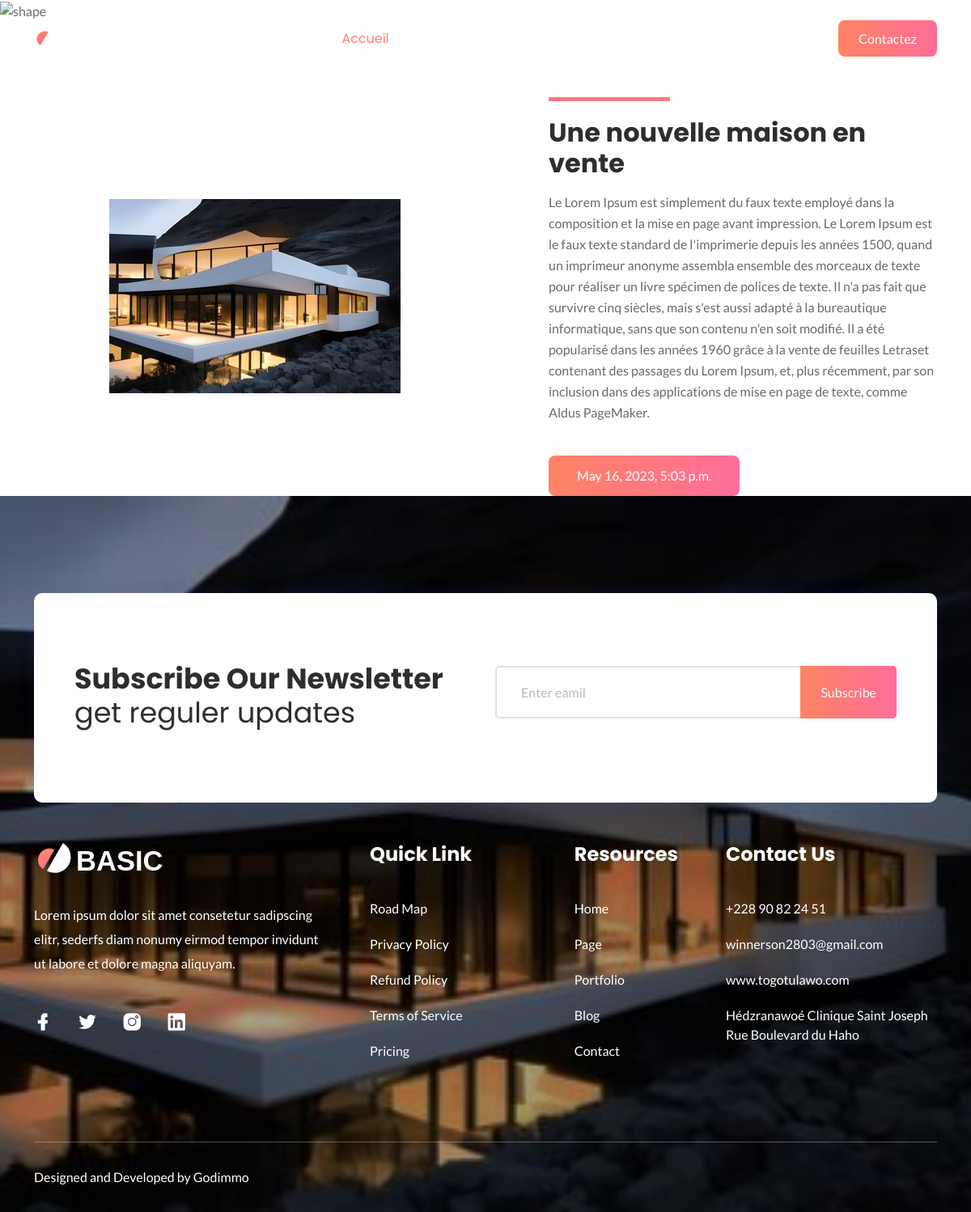
The app's page /détail_article/1 with its own data.
### immobilier/models.py (models this page shows, shortened)
class Article(models.Model):
    titre= models.CharField(max_length=200)
    contenu= models.TextField()
    image= models.ImageField(upload_to="images", null=True)
    date= models.DateTimeField(auto_now_add=True)

### immobilier/views.py (called while the page is built)
def détail_article(request, pk):
    article= Article.objects.get(id=pk)
    return render(request, 'détail_article.html', locals())

### immobilier/templates/détail_article.html
{% extends 'page_accueil.html'%}
{% load static %}
{% block content %}
<section id="about">
    <div class="about-area pt-70">
      <div class="about-shape-2">
        <img src="{% static 'assets/images/about/about-' %}" alt="shape" />
      </div>
      <div class="container">
        <div class="row align-items-center">
          <div class="col-lg-6 order-lg-last">
            <div
              class="about-content ms-lg-auto mt-50 wow fadeInLeftBig"
              data-wow-duration="1s"
              data-wow-delay="0.5s"
            >
              <div class="section-title">
                <div class="line"></div>
                <h3 class="title">
                  {{ article.titre}}
                </h3>
              </div>
              <p class="text">
                {{ article.contenu }}
              </p>
              <a href="javascript:void(0)" class="main-btn"> {{ article.date}}</a>
            </div>
          </div>
          <div class="col-lg-6 order-lg-first">
            <div
              class="about-image text-center mt-50 wow fadeInRightBig"
              data-wow-duration="1s"
              data-wow-delay="0.5s"
            >
              <img src="{{ article.image.url}}" alt="about" />
            </div>
          </div>
        </div>
      </div>
    </div>
  </section>
{% endblock %}

### static/assets/css/style.css (style rules this page uses)
body { font-family: "Lato", sans-serif; font-weight: normal; font-style: normal; color: #6A6972; overflow-x: hidden; }
* { margin: 0; padding: 0; -webkit-box-sizing: border-box; box-sizing: border-box; }
img { max-width: 100%; }
a, button, input, textarea { -webkit-transition: all 0.3s ease-out 0s; transition: all 0.3s ease-out 0s; }
a, a:focus, input:focus, textarea:focus, button:focus, .navbar-toggler:focus { text-decoration: none; outline: none; -webkit-box-shadow: none; box-shadow: none; }
i, span, a { display: inline-block; }
audio, canvas, iframe, img, svg, video { vertical-align: middle; }
h1, h2, h3, h4, h5, h6 { font-family: "Poppins", sans-serif; font-weight: 700; color: #2E2E2E; margin: 0px; }
h3 { font-size: 28px; }
p { font-size: 16px; font-weight: 400; line-height: 26px; color: #6A6972; margin: 0px; }
.main-btn { display: inline-block; font-weight: 500; text-align: center; white-space: nowrap; vertical-align: middle; -webkit-user-select: none; -moz-user-select: none; -ms-user-select: none; user-select: none; padding: 0 25px; font-size: 16px; line-height: 48px; border-radius: 8px; border: 0; color: #fff; cursor: pointer; z-index: 5; -webkit-transition: all 0.4s ease-out 0s; transition: all 0.4s ease-out 0s; background: -webkit-gradient(linear, left top, right top, from(#33c8c1), color-stop(50%, #119bd2), to(#33c8c1)); background: linear-gradient(to right, #33c8c1 0%, #119bd2 50%, #33c8c1 100%); background-size: 200%; }
.section-title .line { background: -webkit-gradient(linear, left top, left bottom, from(#fe8464), to(#fe6e9a)); background: linear-gradient(#fe8464 0%, #fe6e9a 100%); width: 150px; height: 5px; margin-bottom: 10px !important; }
.section-title .title { font-size: 32px; padding-top: 10px; }
.about-area { position: relative; z-index: 5; }
.about-shape-2 { position: absolute; top: 0; left: 0; width: 35%; height: 100%; z-index: -1; }
.about-shape-2 img { width: 100%; }
.about-content { max-width: 480px; }
.about-content .text { margin-top: 15px; }
.about-content .main-btn { background: -webkit-gradient(linear, left top, right top, from(#fe8464), color-stop(50%, #fe6e9a), to(#fe8464)); background: linear-gradient(to right, #fe8464 0%, #fe6e9a 50%, #fe8464 100%); background-size: 200%; height: 50px; line-height: 50px; padding: 0 35px; margin-top: 40px; }
.mt-50 { margin-top: 50px; }
.pt-70 { padding-top: 70px; }

### records on screen
Article: titre "Une nouvelle maison en vente", contenu "Le Lorem Ipsum est simplement du faux texte employé dans la composition et la mise en page avant impression. Le Lorem Ipsum est le faux texte standard de l'imprimerie depuis les années 1500, quand un imprimeur anonyme assembla ensemble des morceaux de texte pour réaliser un livre spécimen de polices de texte. Il n'a pas fait que survivre cinq siècles, mais s'est aussi adapté à la bureautique informatique, sans que son contenu n'en soit modifié. Il a été popularisé dans les années 1960 grâce à la vente de feuilles Letraset contenant des passages du Lorem Ipsum, et, plus récemment, par son inclusion dans des applications de mise en page de texte, comme Aldus PageMaker.", date "May 16, 2023, 5:03 p.m.", image (picture)
